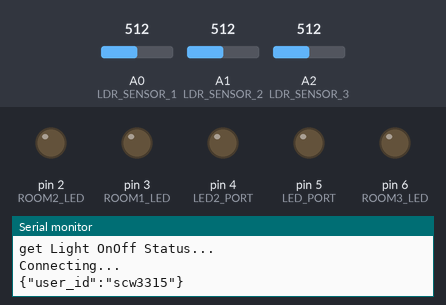
This sketch was run on a simulated Arduino Mega 2560, built for the host (arithmetic inside an expression is 32-bit, double 64-bit). Shown: output pins drawn as LEDs (lit = HIGH), the last lines printed to the serial monitor. Inputs (shaded band) come from the test bench; at power-on: A0 (LDR_SENSOR_1) = 512, A1 (LDR_SENSOR_2) = 512, A2 (LDR_SENSOR_3) = 512. WiFi joins after 1.5 s; servers stay silent unless stated; uploads are accepted with an empty reply.

Above: at 5.3 s.
At 9.8 s:
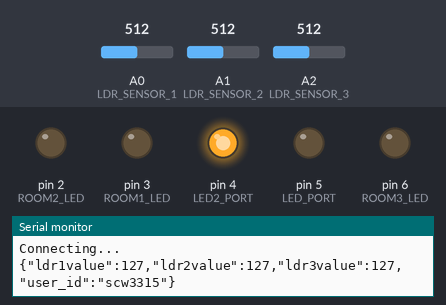
Timing chart, 0 to 39.4 s (numbered marks = the images above):
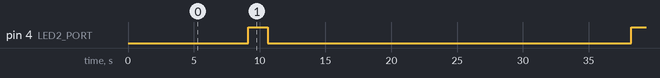

Measured:
- by itself, pin 4 (LED2_PORT): alternates HIGH for 1.5 s and LOW for 27.6 s

The sketch:

PostJSONWebserver.ino
```cpp
#include "WiFiEsp.h"
#include <ArduinoJson.h>
#ifndef HAVE_HWSERIAL1
#include "SoftwareSerial.h"
SoftwareSerial Serial1(2, 3); // RX, TX
#endif

#define BAUD_RATE 9600
#define USERID "scw3315" //암호화를 하여야 하나 우노의 성능이 부족하여 일반 평문으로 전송//

//Encrypt Key//
String sha_result = "";

const unsigned int LDR_SENSOR_1 = A0;
const unsigned int LDR_SENSOR_2 = A1;
const unsigned int LDR_SENSOR_3 = A2;

const unsigned int LED_PORT = 5;
const unsigned int LED2_PORT = 4;

const unsigned int ROOM1_LED = 3;
const unsigned int ROOM2_LED = 2;
const unsigned int ROOM3_LED = 6;

//Wifi Setting//
char ssid[] = "";     //  your network SSID (name) 1575835037
char pass[] = "";    // your network password
int status = WL_IDLE_STATUS;     // the Wifi radio's status

unsigned long lastConnectionTime = 0;         // last time you connected to the server, in milliseconds
const unsigned long postingInterval = 5000L; // delay between updates, in millisecondsunsigned long lastConnectionTime = 0;

String rcvbuf;
boolean getIsConnected = false;

//서버의 정보//
IPAddress hostIp(192, 168, 0, 4);
int SERVER_PORT = 3000;
// Initialize the Ethernet client object
WiFiEspClient client;// Initialize the Ethernet client object//서버의 정보//

void setup() {

  Serial.begin(115200);
  Serial1.begin(9600);
  WiFi.init(&Serial1);

  pinMode(LED_PORT, OUTPUT);
  pinMode(LED2_PORT, OUTPUT);

  pinMode(ROOM1_LED, OUTPUT);
  pinMode(ROOM2_LED, OUTPUT);
  pinMode(ROOM3_LED, OUTPUT);

  // attempt to connect using WPA2 encryption:
  Serial.println("Attempting to connect to WPA network...");
  status = WiFi.begin(ssid, pass);

  // 현재 아두이노에 연결된 실드를 확인
  if (WiFi.status() == WL_NO_SHIELD) {
    Serial.println("WiFi shield not present");
    // 와이파이 실드가 아닐 경우
    while(true);
  } else{
    Serial.println("wifi shield is load...");
  }

  // check firmware version
  Serial.print(F("Firmware version: "));
  Serial.println(WiFi.firmwareVersion());

  // if you're not connected, stop here:
  if ( status != WL_CONNECTED) {
    Serial.println("Couldn't get a wifi connection");
    while(true);
  }
  // if you are connected, print out info about the connection:
  else {
    Serial.println("Connected to network");

    Serial.println("------------<network info>-----------");
    printWifiData();
    printCurrentNet();
    Serial.println("-------------------------------------");

    /*Serial.println("------<< SHA256 Setting>>------");
    //SHA256 Encrypt//
    uint8_t *hash;
    Sha1.init();
    Sha1.print(USERID);
    hash = Sha1.result();
    for (int i=0; i<20; i++) {
      sha_result += "0123456789abcdef"[hash[i]>>4];
      sha_result += "0123456789abcdef"[hash[i]&0xf];
    }
    Serial.println(USERID);
    Serial.println(sha_result);
    Serial.println("SHA256 setting success...");
    Serial.println("-------------------------------");

    digitalWrite(LED_PORT, HIGH);
    delay(2000);
    digitalWrite(LED_PORT, LOW);
    delay(2000);*/
  }
}

void loop() {
  httpRequest_getLightOnOff();
  Serial.println();
  delay(5000);
  get_light(); //get temperature//
  Serial.println();
  delay(5000);
}
//////////////////////////
void get_light()
{
  // put your main code here, to run repeatedly:
  int ldr_sensor1_value = map(analogRead(LDR_SENSOR_1), 0, 1023, 0, 255); //mapping 수행(0,1023) -> (0, 255)//
  int ldr_sensor2_value = map(analogRead(LDR_SENSOR_2), 0, 1023, 0, 255);
  int ldr_sensor3_value = map(analogRead(LDR_SENSOR_3), 0, 1023, 0, 255);

  Serial.println(ldr_sensor1_value);
  Serial.println(ldr_sensor2_value);
  Serial.println(ldr_sensor3_value);

  httpRequest_Light(ldr_sensor1_value, ldr_sensor2_value, ldr_sensor3_value);

  digitalWrite(LED2_PORT, HIGH);
  delay(1500);
  digitalWrite(LED2_PORT, LOW);

  delay(15000);
}
//////////////////////////
void httpRequest_Light(int ldr_sensor1_value, int ldr_sensor2_value, int ldr_sensor3_value){

  Serial.println();

  // close any connection before send a new request
  // this will free the socket on the WiFi shield
  //client.stop();

  delay(1000);

  // if there's a successful connection
  if (client.connect(hostIp, SERVER_PORT)) {
    Serial.println("Connecting...");

    //POST Data Set//
    String jsondata = "";

    /*//Encrypt//
    char user_id_crypto[50];
    user_id.toCharArray(user_id_crypto, 50);
    aes256_enc_single(key, user_id_crypto);
    Serial.print("encrypt: ");
    Serial.println(user_id_crypto);*/

    StaticJsonBuffer<200> jsonBuffer;
    JsonObject& root = jsonBuffer.createObject();
    root["ldr1value"] = ldr_sensor1_value;
    root["ldr2value"] = ldr_sensor2_value;
    root["ldr3value"] = ldr_sensor3_value;
    root["user_id"] = USERID;

    root.printTo(jsondata); //String으로 변환/
    Serial.println(jsondata);

    // send the HTTP POST request
    client.print(F("POST /data"));
    client.print(F(" HTTP/1.1\r\n"));
    client.print(F("Cache-Control: no-cache\r\n"));
    client.print(F("Host: 192.168.0.4:3000\r\n"));
    client.print(F("User-Agent: Arduino\r\n"));
    client.print(F("Content-Type: application/json;charset=UTF-8\r\n"));
    client.print(F("Content-Length: "));
    client.println(jsondata.length());
    client.println();
    client.println(jsondata);
    client.print(F("\r\n\r\n"));

    /*//Decrpyt//
    aes256_dec_single(key, user_id_crypto);
    Serial.print("decrypt: ");
    Serial.println(user_id_crypto);*/

    // note the time that the connection was made
    lastConnectionTime = millis();
    getIsConnected = true;
  }

  else {
    // if you couldn't make a connection
    Serial.println("Connection failed");
    getIsConnected = false;
  }

  //서버로 부터 값을 받는다.//
  int headcount = 0;

  //No Socket available문제 해결//
  while (client.connected()) {
    if (client.available() && status == WL_CONNECTED) {
      char c = client.read();

      //String에 담아서 원하는 부분만 파싱하도록 함//
      rcvbuf += c;

      if(c == '\r'){
        headcount ++; //해더 정보는 생략하기 위해서 설정//

        if(headcount != 13){
          rcvbuf = "";
        }
      }

      //데이터 영역/
      if(headcount == 13){
        //JSON파싱//
        StaticJsonBuffer<200> jsonBuffer;
        JsonObject& root = jsonBuffer.parseObject(rcvbuf);
        String result = root["result"];

        Serial.println(result);

        client.stop(); //클라이언트 접속 해제//

        rcvbuf = "";
      }
    }
  }

  client.flush();
  client.stop();
}
//////////////////////////
void httpRequest_getLightOnOff(){

  Serial.println();
  Serial.println("get Light OnOff Status...");

  // close any connection before send a new request
  // this will free the socket on the WiFi shield
  //client.stop();

  delay(1000);

  // if there's a successful connection
  if (client.connect(hostIp, SERVER_PORT)) {
    Serial.println("Connecting...");

    //POST Data Set//
    String jsondata = "";

    /*//Encrypt//
    char user_id_crypto[50];
    user_id.toCharArray(user_id_crypto, 50);
    aes256_enc_single(key, user_id_crypto);
    Serial.print("encrypt: ");
    Serial.println(user_id_crypto);*/

    StaticJsonBuffer<200> jsonBuffer;
    JsonObject& root = jsonBuffer.createObject();
    root["user_id"] = USERID;

    root.printTo(jsondata); //String으로 변환/
    Serial.println(jsondata);

    // send the HTTP POST request
    client.print(F("POST /data"));
    client.print(F(" HTTP/1.1\r\n"));
    client.print(F("Cache-Control: no-cache\r\n"));
    client.print(F("Host: 192.168.0.4:3000\r\n"));
    client.print(F("User-Agent: Arduino\r\n"));
    client.print(F("Content-Type: application/json;charset=UTF-8\r\n"));
    client.print(F("Content-Length: "));
    client.println(jsondata.length());
    client.println();
    client.println(jsondata);
    client.print(F("\r\n\r\n"));

    /*//Decrpyt//
    aes256_dec_single(key, user_id_crypto);
    Serial.print("decrypt: ");
    Serial.println(user_id_crypto);*/

    // note the time that the connection was made
    lastConnectionTime = millis();
    getIsConnected = true;
  }

  else {
    // if you couldn't make a connection
    Serial.println("Connection failed");
    getIsConnected = false;
  }

  //서버로 부터 값을 받는다.//
  int headcount = 0;

  //No Socket available문제 해결//
  while (client.connected()) {
    if (client.available() && status == WL_CONNECTED) {
      char c = client.read();

      //String에 담아서 원하는 부분만 파싱하도록 함//
      rcvbuf += c;

      if(c == '\r'){
        headcount ++; //해더 정보는 생략하기 위해서 설정//

        if(headcount != 13){
          rcvbuf = "";
        }
      }

      //데이터 영역/
      if(headcount == 13){
        //JSON파싱//
        StaticJsonBuffer<200> jsonBuffer;
        JsonObject& root = jsonBuffer.parseObject(rcvbuf);
        String result = root["result"];
        String room1onoffstatus = root["light1onoff"];
        String room2onoffstatus = root["light2onoff"];
        String room3onoffstatus = root["light3onoff"];

        Serial.print(room1onoffstatus);
        Serial.print(" / ");
        Serial.print(room2onoffstatus);
        Serial.print(" / ");
        Serial.println(room3onoffstatus);
        Serial.println(result);

        if(room1onoffstatus == "0"){
          Serial.println("room1 light off");
          digitalWrite(ROOM1_LED, LOW);
        } else if(room1onoffstatus == "1"){
          Serial.println("room1 light on");
          digitalWrite(ROOM1_LED, HIGH);
        }

        if(room2onoffstatus == "0"){
          Serial.println("room2 light off");
          digitalWrite(ROOM2_LED, LOW);
        } else if(room2onoffstatus == "1"){
          Serial.println("room2 light on");
          digitalWrite(ROOM2_LED, HIGH);
        }

        if(room3onoffstatus == "0"){
          Serial.println("room3 light off");
          digitalWrite(ROOM3_LED, LOW);
        } else if(room3onoffstatus == "1"){
          Serial.println("room3 light on");
          digitalWrite(ROOM3_LED, HIGH);
        }

        client.stop(); //클라이언트 접속 해제//

        rcvbuf = "";
      }
    }
  }

  client.flush();
  client.stop();
}
//////////////////////////
void printWifiData() {
  // WI-FI 실드의 IP를 출력한다.
  IPAddress ip = WiFi.localIP();
  Serial.print("IP Address: ");
  Serial.println(ip);
  Serial.println(ip);

  // MAC어드레스를 출력한다.
  byte mac[6];
  WiFi.macAddress(mac);
  Serial.print("MAC address: ");
  Serial.print(mac[5],HEX);
  Serial.print(":");
  Serial.print(mac[4],HEX);
  Serial.print(":");
  Serial.print(mac[3],HEX);
  Serial.print(":");
  Serial.print(mac[2],HEX);
  Serial.print(":");
  Serial.print(mac[1],HEX);
  Serial.print(":");
  Serial.println(mac[0],HEX);
}

void printCurrentNet() {
  // 접속하려는 네트워크의 SSID를 출력한다.
  Serial.print("SSID: ");
  Serial.println(WiFi.SSID());

  // 접속하려는 router의 MAC 주소를 출력한다.
  byte bssid[6];
  WiFi.BSSID(bssid);
  Serial.print("BSSID: ");
  Serial.print(bssid[5],HEX);
  Serial.print(":");
  Serial.print(bssid[4],HEX);
  Serial.print(":");
  Serial.print(bssid[3],HEX);
  Serial.print(":");
  Serial.print(bssid[2],HEX);
  Serial.print(":");
  Serial.print(bssid[1],HEX);
  Serial.print(":");
  Serial.println(bssid[0],HEX);

  // 수신 신호 강도를 출력한다.
  long rssi = WiFi.RSSI();
  Serial.print("signal strength (RSSI):");
  Serial.println(rssi);

  // 암호화 타입을 출력한다.
//  byte encryption = WiFi.encryptionType();
//  Serial.print("Encryption Type:");
//  Serial.println(encryption,HEX);
//  Serial.println();
}


/*
 * 출처
 * https://github.com/seochangwook/ArduinoProject/blob/master/wifi_shield_iot_light/wifi_shield_iot_light.ino
 */
```
